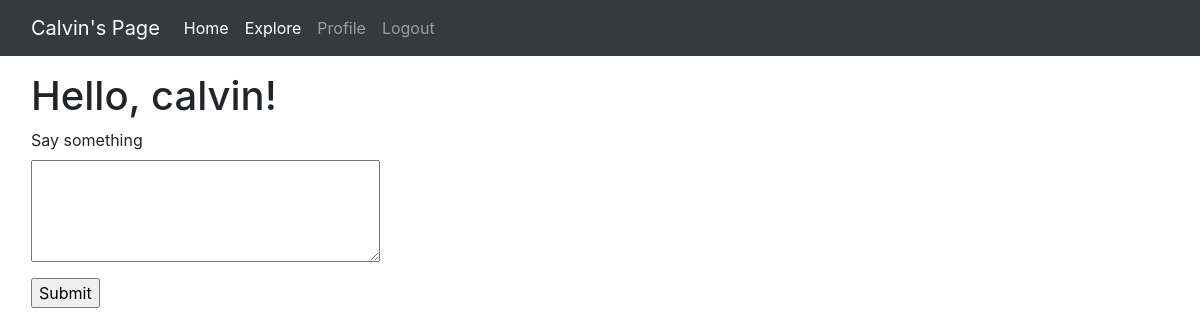
The page /index (signed in) on the database as committed earlier.
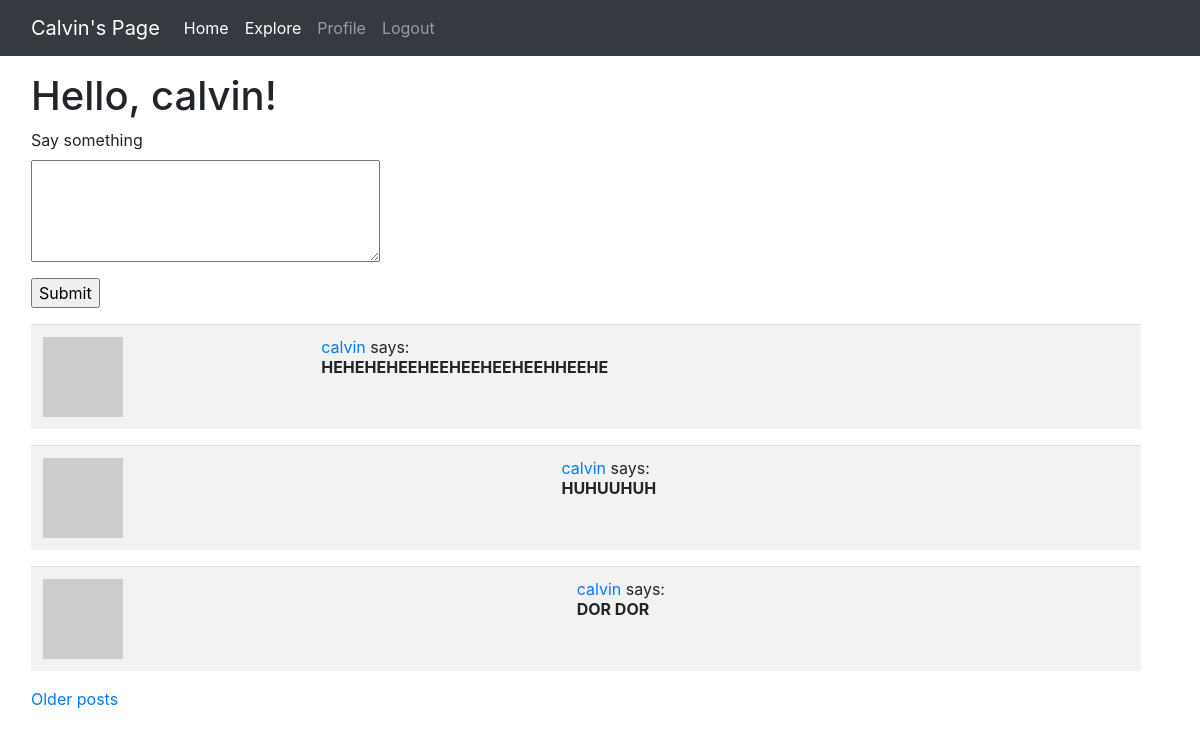
The same page on the database as committed later.
### app/models.py (models this page shows, shortened)
class User(db.Model,  UserMixin):
    id = db.Column(db.Integer, primary_key=True)
    username = db.Column(db.String(64), index=True, unique=True)
    email = db.Column(db.String(120), index=True, unique=True)
    password_hash = db.Column(db.String(128))
    posts = db.relationship('Post', backref='author', lazy='dynamic')
    about_me = db.Column(db.String(140))
    last_seen = db.Column(db.DateTime, default=datetime.utcnow)
    followed = db.relationship('User', secondary=followers, primaryjoin=(followers.c.follower_id == id), secondaryjoin=(followers.c.followed_id == id), backref=db.backref('followers', lazy='dynamic'), lazy='dynamic')
    def avatar(self, size):
        digest = md5(self.email.lower().encode('utf-8')).hexdigest()
        return f"https://www.gravatar.com/avatar/{digest}?d=identicon&s={size}"
    def followed_posts(self):
        followed = Post.query.join(followers, (followers.c.followed_id == Post.user_id)).filter((followers.c.follower_id == self.id))
        own = Post.query.filter_by(user_id = self.id)
        return followed.union(own).order_by(Post.timestamp.desc())

class Post(db.Model):
    id = db.Column(db.Integer, primary_key=True)
    body = db.Column(db.String(140))
    timestamp = db.Column(db.DateTime, index=True, default=datetime.utcnow)
    user_id = db.Column(db.Integer, db.ForeignKey('user.id'))

### app/routes.py (the view)
@app.route('/', methods=['GET', 'POST'])
@app.route('/index', methods=['GET', 'POST'])
@login_required
def index():
    form = PostForm()
    if form.validate_on_submit():
        post = Post(body=form.post.data, author=current_user)
        db.session.add(post)
        db.session.commit()
        flash('Your post is now live!')
        return redirect(url_for('index'))
    page = request.args.get('page', 1, type=int)
    posts = current_user.followed_posts().paginate(page, app.config['POSTS_PER_PAGE'], False)
    next_url = url_for('index', page=posts.next_num) if posts.has_next else None
    prev_url = url_for('index', page=posts.prev_num) if posts.has_prev else None
    return render_template('index.html', title='Home', posts=posts.items, form=form, next_url=next_url, prev_url=prev_url)

### app/forms.py
class PostForm(FlaskForm):
    post = TextAreaField('Say something', validators=[
        DataRequired(), Length(min=1, max=140)])
    submit = SubmitField('Submit')

### app/models.py (called while the page is built)
@login.user_loader
def load_user(id):
    return User.query.get(int(id))

### app/routes.py (called while the page is built)
@app.before_request
def before_request():
    if current_user.is_authenticated:
        current_user.last_seen = datetime.utcnow()
        db.session.commit()

### app/templates/index.html (shortened to what this page needs)
{% extends "base.html" %}
{% block content %}
        <div class="container mt-3 mb-3 ml-3">
                <h1>Hello, {{ current_user.username }}!</h1>
                {% if form %}
                <form action="" method="POST">
                        <p>
                                {{ form.post.label }}
                                <br>
                                {{ form.post(cols=32, rows=4) }}
                                <br>
                        </p>
                        <p>{{ form.submit() }}</p>
                </form>
                {% endif %}
                {% for post in posts %}
                        {% include '_post.html' %}
                {% endfor %}
                {% if next_url %}
                <a href="{{ next_url }}">Older posts</a>
                {% endif %}
        </div>
{% endblock %}

### app/templates/base.html (shortened to what this page needs)
<html>
    <head>
        <link rel="stylesheet" href="https://stackpath.bootstrapcdn.com/bootstrap/4.3.1/css/bootstrap.min.css">
    </head>
    <body>
        <nav class="navbar navbar-expand-lg navbar-dark bg-dark">
            <div class="container-fluid">
              <a class="navbar-brand" href="#">Calvin's Page</a>
              <div class="collapse navbar-collapse" id="navbarSupportedContent">
                <ul class="navbar-nav me-auto mb-2 mb-lg-0">
                  <li class="nav-item">
                    <a class="nav-link active" aria-current="page" href="{{ url_for('index') }}">Home</a>
                  </li>
                  <li class="nav-item">
                    <a class="nav-link active" aria-current="page" href="{{ url_for('explore') }}">Explore</a>
                  </li>
                  <li class="nav-item">
                    <a class="nav-link" href="{{ url_for('user', username=current_user.username) }}">Profile</a>
                  </li>
                  {% if current_user.is_anonymous %}
                  <li class="nav-item">
                    <a class="nav-link" href="{{ url_for('login') }}">Login</a>
                  </li>
                  {% else %}
                  <li class="nav-item">
                    <a class="nav-link" href="{{ url_for('logout') }}">Logout</a>
                  </li>
                  {% endif %}
                </ul>
              </div>
            </div>
          </nav>
        {% block content %}{% endblock %}
    </body>
</html>

### app/templates/_post.html
<table class='table table-striped'>
    <tr valign="top">
        <td><img src="{{ post.author.avatar(32) }}" alt=""></td>
        <td>
            <a href="{{ url_for('user', username = post.author.username) }}">{{ post.author.username }}</a>
             says: <br><b>{{ post.body }}</b>
        </td>
    </tr>
</table>

Rows that differ between the two databases and show on the page:
added Post: author.username "calvin", body "HEHEHEHEEHEEHEEHEEHEEHHEEHE"
added Post: author.username "calvin", body "HUHUUHUH"
added Post: author.username "calvin", body "DOR DOR"
Other text that changed with them:
text now shown: "Older posts"
